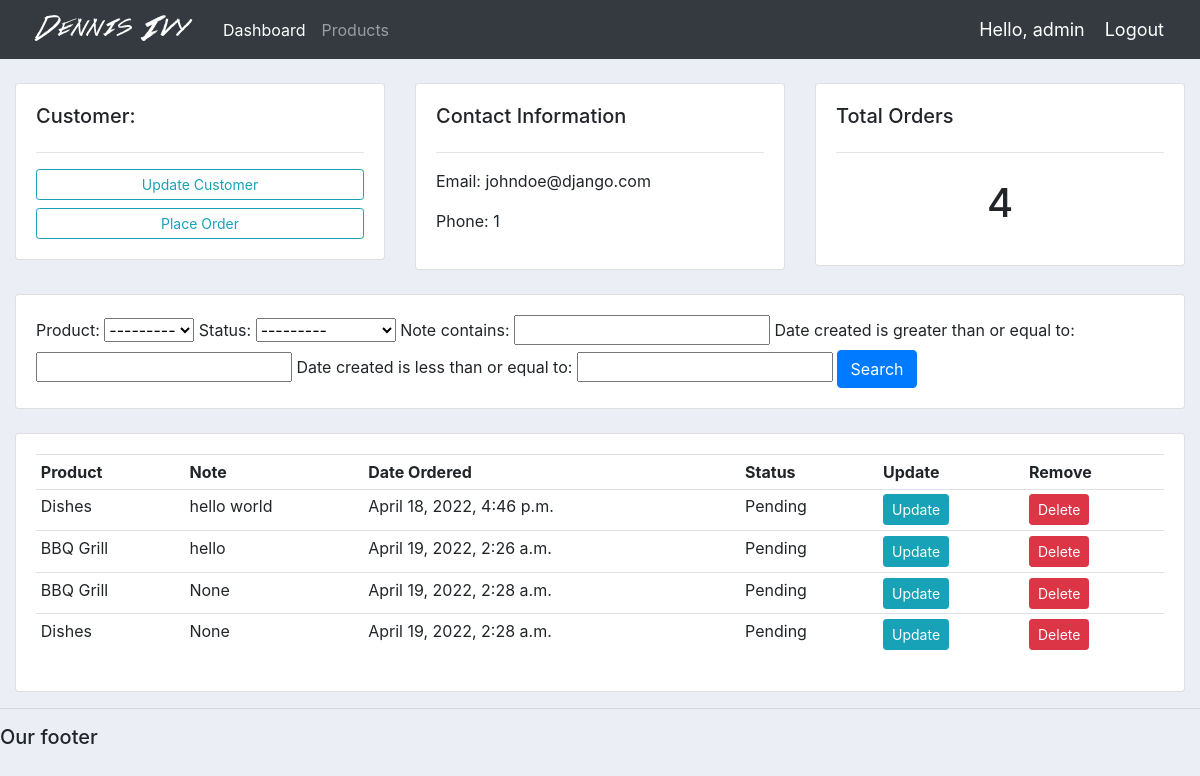
The page /customer/2/ (signed in) on the database its author committed.
### accounts/models.py (models this page shows, shortened)
class Customer(models.Model):
	user = models.OneToOneField(User, null=True, blank=True, on_delete=models.CASCADE)
	name = models.CharField(max_length=200, null=True)
	phone = models.CharField(max_length=200, null=True)
	email = models.CharField(max_length=200, null=True)
	profile_pic = models.ImageField(default="profile1.png", null=True, blank=True)
	date_created = models.DateTimeField(auto_now_add=True, null=True)

class Order(models.Model):
	STATUS = (
			('Pending', 'Pending'),
			('Out for delivery', 'Out for delivery'),
			('Delivered', 'Delivered'),
			)
	customer = models.ForeignKey(Customer, null=True, on_delete= models.SET_NULL)
	product = models.ForeignKey(Product, null=True, on_delete= models.SET_NULL)
	date_created = models.DateTimeField(auto_now_add=True, null=True)
	status = models.CharField(max_length=200, null=True, choices=STATUS)
	note = models.CharField(max_length=1000, null=True)

class Product(models.Model):
	CATEGORY = (
			('Indoor', 'Indoor'),
			('Out Door', 'Out Door'),
			)
	name = models.CharField(max_length=200, null=True)
	price = models.FloatField(null=True)
	category = models.CharField(max_length=200, null=True, choices=CATEGORY)
	description = models.CharField(max_length=200, null=True, blank=True)
	date_created = models.DateTimeField(auto_now_add=True, null=True)
	tags = models.ManyToManyField(Tag)
	def __str__(self):
		return self.name

### accounts/decorators.py (the view)
		def wrapper_func(request, *args, **kwargs):
			group = None
			if request.user.groups.exists():
				group = request.user.groups.all()[0].name
			if group in allowed_roles:
				return view_func(request, *args, **kwargs)
			else:
				return HttpResponse('You are not authorized to view this page')

### accounts/views.py (called while the page is built)
@login_required(login_url='login')
@allowed_users(allowed_roles=['admin'])
def customer(request, pk_test):
	customer = Customer.objects.get(id=pk_test)
	orders = customer.order_set.all()
	order_count = orders.count()
	myFilter = OrderFilter(request.GET, queryset=orders)
	orders = myFilter.qs
	context = {'customer':customer, 'orders':orders, 'order_count':order_count,
	'myFilter':myFilter}
	return render(request, 'accounts/customer.html',context)

### accounts/templates/accounts/customer.html
{%  extends 'accounts/main.html' %}
{% block content %}
	<br>
<div class="row">
	<div class="col-md">
		<div class="card card-body">
			<h5>Customer:</h5>
			<hr>
			<a class="btn btn-outline-info  btn-sm btn-block" href="">Update Customer</a>
			<a class="btn btn-outline-info  btn-sm btn-block" href="{% url 'create_order' customer.id %}">Place Order</a>
		</div>
	</div>
	<div class="col-md">
		<div class="card card-body">
			<h5>Contact Information</h5>
			<hr>
			<p>Email: {{customer.email}}</p>
			<p>Phone: {{customer.phone}}</p>
		</div>
	</div>
	<div class="col-md">
		<div class="card card-body">
			<h5>Total Orders</h5>
			<hr>
			<h1 style="text-align: center;padding: 10px">{{order_count}}</h1>
		</div>
	</div>
</div>
<br>
<div class="row">
	<div class="col">
		<div class="card card-body">
			<form method="get">
				{{myFilter.form}}
		    <button class="btn btn-primary" type="submit">Search</button>
		  </form>
		</div>
	</div>
</div>
<br>
<div class="row">
	<div class="col-md">
		<div class="card card-body">
			<table class="table table-sm">
				<tr>
					<th>Product</th>
					<th>Note</th>
					<th>Date Ordered</th>
					<th>Status</th>
					<th>Update</th>
					<th>Remove</th>
				</tr>
				{% for order in orders %}
				<tr>
					<td>{{order.product}}</td>
					<td>{{order.note}}</td>
					<td>{{order.date_created}}</td>
					<td>{{order.status}}</td>
					<td><a class="btn btn-sm btn-info" href="{% url 'update_order' order.id %}">Update</a></td>
					<td><a class="btn btn-sm btn-danger" href="{% url 'delete_order' order.id %}">Delete</a></td>
				</tr>
				{% endfor %}
			</table>
		</div>
	</div>
</div>
{% endblock %}

### accounts/templates/accounts/navbar.html (shortened to what this page needs)
{% load static %}
<nav class="navbar navbar-expand-lg navbar-dark bg-dark">
 <img src="{% static 'images/logo.png' %}">
  <div class="collapse navbar-collapse" id="navbarNav">
    <ul class="navbar-nav">
      {% if request.user.is_staff %}
      <li class="nav-item active">
        <a class="nav-link" href="{% url 'home' %}">Dashboard</a>
      </li>
      <li class="nav-item">
        <a class="nav-link" href="{% url 'products' %}">Products</a>
      </li>
      {% else %}
       <li class="nav-item">
        <a class="nav-link" href="{% url 'account' %}">Settings</a>
      </li>
      {% endif %}
    </ul>
  </div>
  <span class="hello-msg">Hello, {{request.user}}</span>
  <span ><a  class="hello-msg" href="{% url 'logout' %}">Logout</a></span>
</nav>

### static/css/main.css (style rules this page uses)
body { background-color: #ebeff5; }

### accounts/templates/accounts/navbar.html (style rules this page uses)
.hello-msg { font-size: 18px; color: #fff; margin-right: 20px; }

### rows shown on the page
Customer: email "johndoe@django.com", phone "1"
Order: product "Dishes", note "hello world", date_created "April 18, 2022, 4:46 p.m.", status "Pending"
Order: product "BBQ Grill", note "hello", date_created "April 19, 2022, 2:26 a.m.", status "Pending"
Order: product "BBQ Grill", note "None", date_created "April 19, 2022, 2:28 a.m.", status "Pending"
Order: product "Dishes", note "None", date_created "April 19, 2022, 2:28 a.m.", status "Pending"

### other values the page prints
{{ request.user }} "admin"
{{ order_count }} "4"
